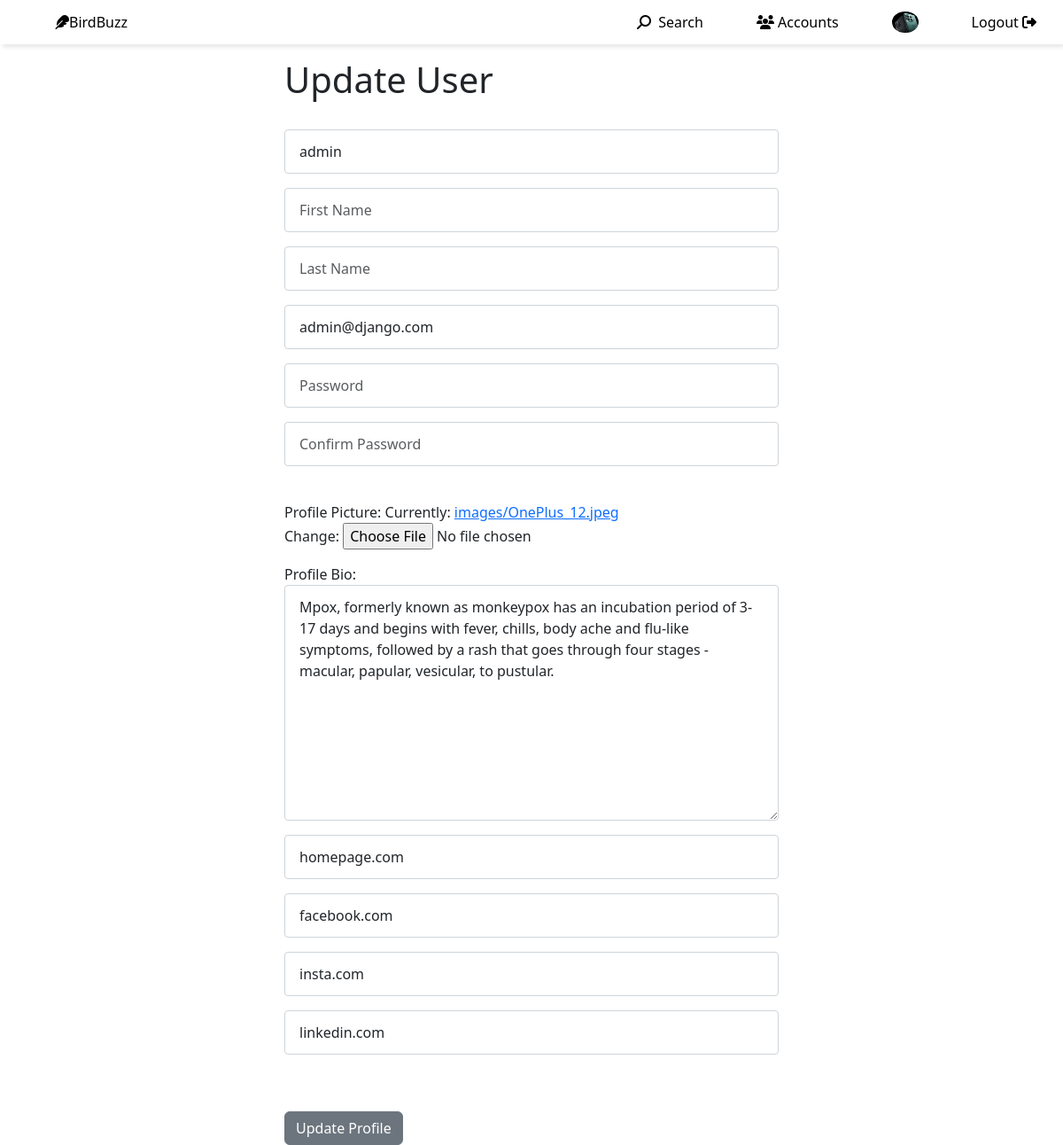
/update_user/ (signed in), run on the app's committed database.
### home/models.py (models this page shows, shortened)
class Profile(models.Model):
    user = models.OneToOneField(User, on_delete=models.CASCADE )
    follows = models.ManyToManyField(
        'self', related_name='followed_by',
        symmetrical=False, blank=True
    )
    date_modified = models.DateTimeField(User, auto_now=True)
    profile_image = models.ImageField(null=True, blank=True, upload_to='images/')
    profile_bio = models.CharField(max_length=500, blank=True, null=True)
    homepage_link = models.CharField(max_length=500, blank=True, null=True)
    facebook_link = models.CharField(max_length=500, blank=True, null=True)
    instagram_link = models.CharField(max_length=500, blank=True, null=True)
    linkedin_link = models.CharField(max_length=500, blank=True, null=True)

### home/views.py (the view)
# urls.py: path('update_user/', views.update_user, name='update_user'),
def update_user(request):
	if request.user.is_authenticated:
		current_user = User.objects.get(id=request.user.id)
		profile_user = Profile.objects.get(user__id=request.user.id)
		user_form = SignUpForm(request.POST or None, request.FILES or None, instance=current_user)
		profile_form = ProfilePicForm(request.POST or None, request.FILES or None, instance=profile_user)
		if user_form.is_valid() and profile_form.is_valid():
			user_form.save()
			profile_form.save()
			login(request, current_user)
			messages.success(request, ("Your Profile Has Been Updated!"))
			return redirect('home')
		return render(request, "update_profile.html", {'user_form':user_form, 'profile_form':profile_form})
	else:
		messages.success(request, ("You Must Be Logged In To View That Page..."))
		return redirect('home')

### home/forms.py
class ProfilePicForm(forms.ModelForm):
	profile_image = forms.ImageField(label="Profile Picture")
	profile_bio = forms.CharField(label="Profile Bio", widget=forms.Textarea(attrs={'class':'form-control', 'placeholder':'Profile Bio'}))
	homepage_link = forms.CharField(label="", widget=forms.TextInput(attrs={'class':'form-control', 'placeholder':'Website Link'}))
	facebook_link =  forms.CharField(label="", widget=forms.TextInput(attrs={'class':'form-control', 'placeholder':'Facebook Link'}))
	instagram_link = forms.CharField(label="", widget=forms.TextInput(attrs={'class':'form-control', 'placeholder':'Instagram Link'}))
	linkedin_link =  forms.CharField(label="", widget=forms.TextInput(attrs={'class':'form-control', 'placeholder':'Linkedin Link'}))
	class Meta:
		model = Profile
		fields = ('profile_image', 'profile_bio', 'homepage_link', 'facebook_link', 'instagram_link', 'linkedin_link', )

### home/templates/update_profile.html (shortened to what this page needs)
{% extends 'base.html' %}
{% block content %}
<div class="col-md-6 offset-md-3">
<h1>Update User</h1>
<br/>
<form method="POST" action="" enctype="multipart/form-data">
	{{ user_form.as_p }}
	<br/>
	{{ profile_form.as_p}}
	<br/><br/>
  	<button type="submit" class="btn btn-secondary">Update Profile</button>
</form>
</div>
{% endblock %}

### home/templates/nav.html (shortened to what this page needs)
{% load static %}
<nav>
    <ul>
      <li><a href="{% url 'home' %}">
        <i class="fa-sharp fa-solid fa-feather" style="color: #000000;"></i>BirdBuzz</a></li>
        <li class="hideOnMobile"><a href="{% url 'search' %}"><i class="fa-solid fa-magnifying-glass fa-rotate-90" style="color: #000000;"></i> &nbsp; Search</a></li>
      {% if user.is_authenticated %}
      <li class="hideOnMobile"><a href="{% url 'profile_list' %}"><i class="fa-solid fa-users" style="color: #000000;"></i>&nbsp;Accounts</a></li>
      {% if user.profile.profile_image %}
      <li class="hideOnMobile"><a href="{% url 'profile' request.user.id %}">
        <img src="{{ user.profile.profile_image.url}}" class='img-fluid rounded-circle' width=30 alt="Profile"></a>
      </li>
      {% else %}
      <li class="hideOnMobile"><a href="{% url 'profile' request.user.id %}">
        <img src="{% static 'images/default_profile_pic.png' %}" class='img-fluid rounded-circle' width=30 alt="Profile"></a>
      </li>
      {% endif %}
      <li class="hideOnMobile"><a href="{% url 'logout' %}">Logout&nbsp;<i class="fa-solid fa-right-from-bracket" style="color: #000000;"></i></a></li>
      {% else %}
      <li class="hideOnMobile"><a href="{% url 'register' %}"><i class="fa-solid fa-address-card" style="color: #000000;"></i>&nbsp;Register</a></li>
      <li class="hideOnMobile"><a href="{% url 'login' %}"><i class="fa-solid fa-right-to-bracket fa-rotate-180" style="color: #000000;"></i> &nbsp; Login</a></li>
      {% endif %}
    </ul>
  </nav>

### home/static/css/style.css (style rules this page uses)
* { margin: 0; padding: 0; }
nav { background-color: white; box-shadow: 3px 3px 5px rgba(0, 0, 0, 0.1); z-index: 1000; position: relative; }
nav ul { width: 100%; list-style: none; display: flex; justify-content: flex-end; align-items: center; }
nav li { height: 50px; }
nav a { height: 100%; padding: 0 30px; text-decoration: none; display: flex; align-items: center; color: black; }
nav li:first-child { margin-right: auto; }
.form-control { border-radius: 0.25rem; border: 1px solid #ced4da; padding: 0.75rem 1rem; }
.form-control { border-radius: 0.25rem; border: 1px solid #ced4da; padding: 0.75rem 1rem; margin-bottom: 1rem; }

### data on the page
Profile: profile_bio "Mpox, formerly known as monkeypox has an incubation period of 3-17 days and begins with fever, chills, body ache and flu-like symptoms, followed by a rash that goes through four stages - macular, papular, vesicular, to pustular.", homepage_link "homepage.com", facebook_link "facebook.com", instagram_link "insta.com", linkedin_link "linkedin.com"
